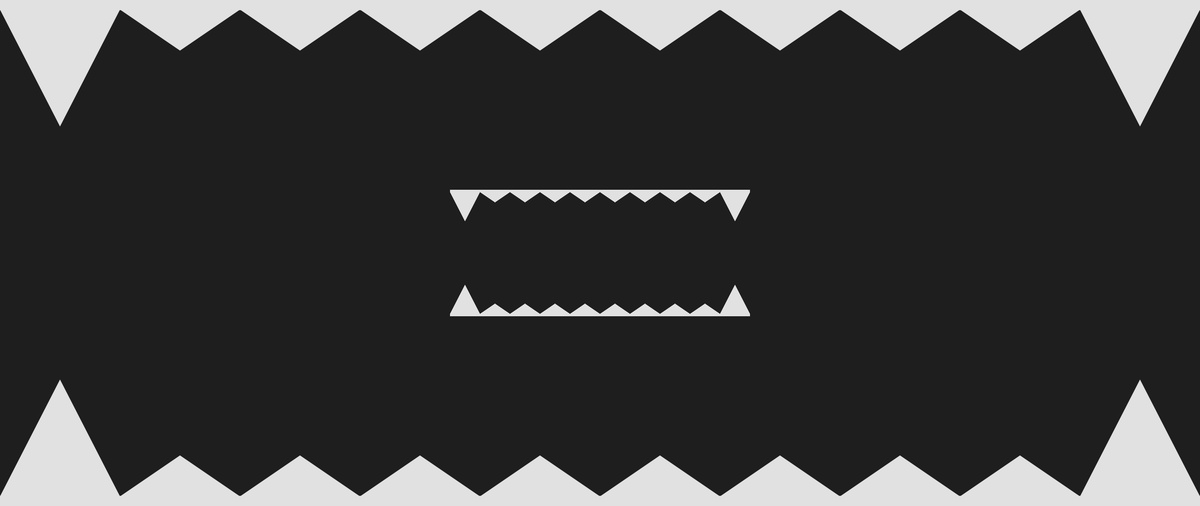
Frame 1 (no input)
Frame 2 (the mouse pressed at the canvas centre, redrawn once): identical to frame 1, image omitted

The Processing sketch that drew this single still picture (run headless with seeded random() and noise(); the mouse was pressed at the canvas centre and the sketch redrawn once):

// Processing sketch: alien
// ── alien.pde
// Manuale di Programmazione Cinematografica
// Daniele Olmisani, 2015

// Alien

final color PAPER = color(30);
final color INK = color(225);

final float TEETH = 10;;

void setup() {
  size(2560, 1080);
  noLoop();
}

void draw() {
  
  PGraphics g = drawMounth();
  
  image(g, 0, 0);
  scale(0.25);
  image(g, 1.5*width,1.5* height);

  save("alien.png");
}

PGraphics drawMounth() {
  
  PGraphics g = createGraphics(width, height);
  
  g.beginDraw();
  g.background(PAPER);
  g.fill(INK);
  g.noStroke();

  g.scale(g.width/TEETH, g.height/TEETH);
  drawTeeth(g);
  
  g.resetMatrix();
  g.translate(0, g.height);
  g.scale(g.width/TEETH, -g.height/TEETH);
  drawTeeth(g);
  g.endDraw();
  
  return g;
}

void drawTeeth(PGraphics g) {
  g.rect(0, 0, g.width/TEETH, 0.2);
  for(int i=0; i<TEETH; i++) {
     g.triangle(i, 0.19, i+1, 0.19, i+0.5, (i==0 || i==TEETH-1) ? 2.5 : 1);
  }
}
